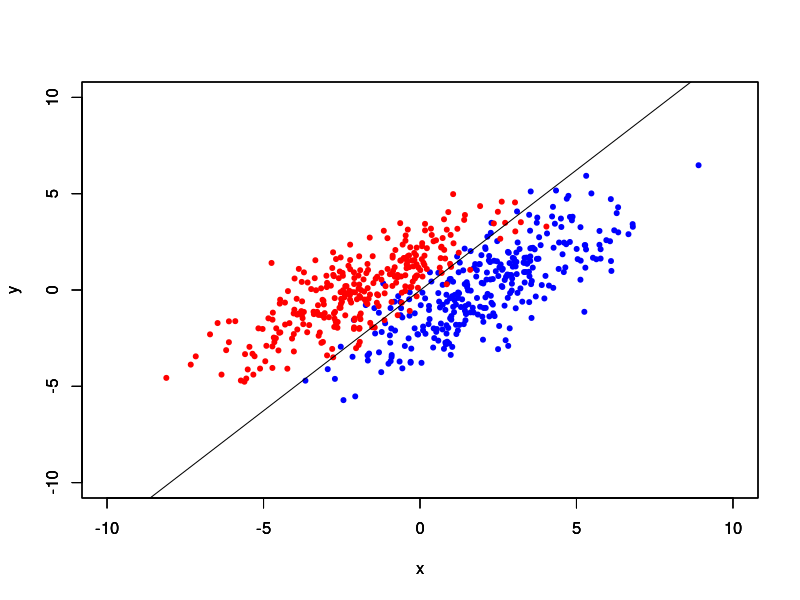
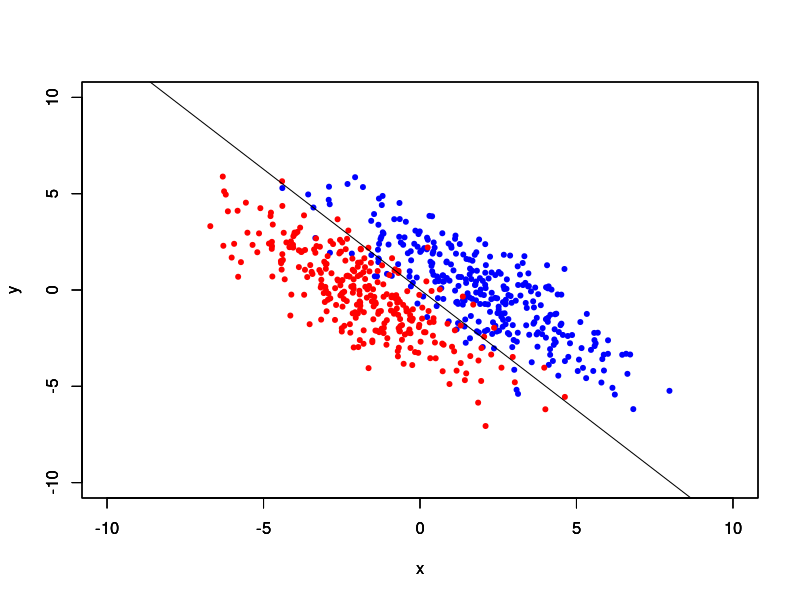
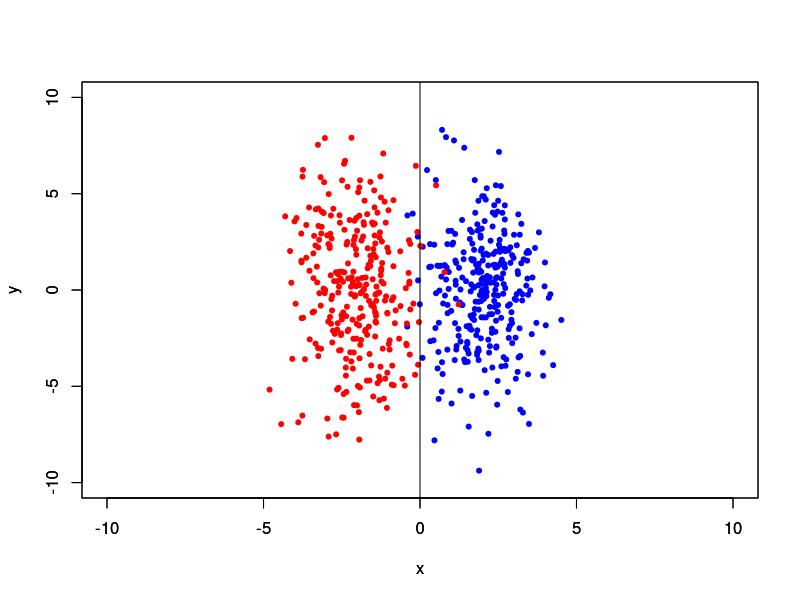

Recreate these plots in R, in order.
## ---- chunk 1
beta = pi / 4
get_sigma = function(beta) {
 matrix(c(
  9 - 8 * cos(beta)^2,
  8 * cos(beta) * sin(beta),
  8 * cos(beta) * sin(beta),
  9 - 8 * sin(beta)^2
  ), ncol = 2)
}

mu1 = c(2, 0)
mu2 = c(-2, 0)

alpha = 0.5
n = 600
n1 = sum(runif(600) < alpha)
n2 = n - n1
## ---- chunk 2
sigma = get_sigma(beta)
get_a = function() solve(sigma) %*% (mu1-mu2)
get_b = function() -1 / 2 * (t(mu1) %*% solve(sigma) %*% mu1 - t(mu2) %*% solve(sigma) %*% mu2) + log(n1 / n2)

a = get_a()
b = get_b()
                   
linear = function(x, a, b) {
  if (a[2] == 0) {
    rep(0, length(x))
  } else {
    -(a[1] / a[2]) * x + rep(b / a[2], length(x))
  }
}
## ---- chunk 3
plot_graph = function(a, b) {
  plot(
    rand1[, 1],
    rand1[, 2],
    xlab = "x",
    ylab = "y",
    xlim = c(-10, 10),
    ylim = c(-10, 10),
    col = "blue",
    pch = 20
  )
  par(new = T)
  plot(
    rand2[, 1],
    rand2[, 2],
    xlab = "x",
    ylab = "y",
    xlim = c(-10, 10),
    ylim = c(-10, 10),
    col = "red",
    pch = 20
  )
    
  par(new = T)
  if (a[2] == 0) {
    abline(v = 0)
  } else {
    plot(
      -10:10,
      linear(-10:10, a, b),
      xlab = "x",
      ylab = "y",
      xlim = c(-10, 10),
      ylim = c(-10, 10),
      type = "l"
    )
  }
}
library(mvtnorm)

rand1 = rmvnorm(n = n1, mean = c(2, 0), sigma)
rand2 = rmvnorm(n = n2, mean = c(-2, 0), sigma)
plot_graph(a, b)
## ---- chunk 4
a
## ---- chunk 5
b
## ---- chunk 6
beta = - pi / 4
sigma = get_sigma(beta)

rand1 = rmvnorm(n = n1, mean = c(2, 0), sigma)
rand2 = rmvnorm(n = n2, mean = c(-2, 0), sigma)
a = get_a()
b = get_b()
plot_graph(a, b)
## ---- chunk 7
a
## ---- chunk 8
b
## ---- chunk 9
beta = 0
sigma = get_sigma(beta)

rand1 = rmvnorm(n = n1, mean = c(2, 0), sigma)
rand2 = rmvnorm(n = n2, mean = c(-2, 0), sigma)
a = get_a()
b = get_b()
plot_graph(a, b)
## ---- chunk 10
a
## ---- chunk 11
b
